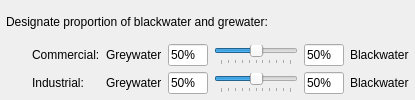
               <widget class="QWidget" name="nres_ww_widget" native="true">
                <property name="minimumSize">
                 <size>
                  <width>0</width>
                  <height>0</height>
                 </size>
                </property>
                <layout class="QGridLayout" name="gridLayout_20">
                 <property name="leftMargin">
                  <number>6</number>
                 </property>
                 <property name="topMargin">
                  <number>6</number>
                 </property>
                 <property name="rightMargin">
                  <number>6</number>
                 </property>
                 <property name="bottomMargin">
                  <number>6</number>
                 </property>
                 <item row="1" column="1">
                  <widget class="QLabel" name="nres_ww_com_lbl_2">
                   <property name="whatsThis">
                    <string>Estimate of the annual irrigation volume per hectare</string>
                   </property>
                   <property name="text">
                    <string>&lt;html&gt;&lt;head/&gt;&lt;body&gt;&lt;p&gt;Commercial:&lt;/p&gt;&lt;/body&gt;&lt;/html&gt;</string>
                   </property>
                  </widget>
                 </item>
                 <item row="1" column="3">
                  <widget class="QLineEdit" name="nres_ww_com_greybox">
                   <property name="maximumSize">
                    <size>
                     <width>40</width>
                     <height>16777215</height>
                    </size>
                   </property>
                   <property name="text">
                    <string>50%</string>
                   </property>
                  </widget>
                 </item>
                 <item row="1" column="6">
                  <widget class="QLabel" name="nres_ww_com_lbl3">
                   <property name="whatsThis">
                    <string>Estimate of the annual irrigation volume per hectare</string>
                   </property>
                   <property name="text">
                    <string>&lt;html&gt;&lt;head/&gt;&lt;body&gt;&lt;p&gt;Blackwater&lt;/p&gt;&lt;/body&gt;&lt;/html&gt;</string>
                   </property>
                  </widget>
                 </item>
                 <item row="1" column="5">
                  <widget class="QLineEdit" name="nres_ww_com_blackbox">
                   <property name="maximumSize">
                    <size>
                     <width>40</width>
                     <height>16777215</height>
                    </size>
                   </property>
                   <property name="text">
                    <string>50%</string>
                   </property>
                  </widget>
                 </item>
                 <item row="1" column="4">
                  <widget class="QSlider" name="nres_ww_com_slider">
                   <property name="minimum">
                    <number>-100</number>
                   </property>
                   <property name="maximum">
                    <number>100</number>
                   </property>
                   <property name="singleStep">
                    <number>1</number>
                   </property>
                   <property name="orientation">
                    <enum>Qt::Horizontal</enum>
                   </property>
                   <property name="tickPosition">
                    <enum>QSlider::TicksBelow</enum>
                   </property>
                   <property name="tickInterval">
                    <number>20</number>
                   </property>
                  </widget>
                 </item>
                 <item row="0" column="0" colspan="5">
                  <widget class="QLabel" name="nres_ww_lbl">
                   <property name="whatsThis">
                    <string>Estimate of the annual irrigation volume per hectare</string>
                   </property>
                   <property name="text">
                    <string>Designate proportion of blackwater and grewater:</string>
                   </property>
                  </widget>
                 </item>
                 <item row="1" column="0">
                  <spacer name="horizontalSpacer_62">
                   <property name="orientation">
                    <enum>Qt::Horizontal</enum>
                   </property>
                   <property name="sizeType">
                    <enum>QSizePolicy::Fixed</enum>
                   </property>
                   <property name="sizeHint" stdset="0">
                    <size>
                     <width>20</width>
                     <height>20</height>
                    </size>
                   </property>
                  </spacer>
                 </item>
                 <item row="1" column="2">
                  <widget class="QLabel" name="nres_ww_com_lbl2">
                   <property name="whatsThis">
                    <string>Estimate of the annual irrigation volume per hectare</string>
                   </property>
                   <property name="text">
                    <string>&lt;html&gt;&lt;head/&gt;&lt;body&gt;&lt;p&gt;Greywater&lt;/p&gt;&lt;/body&gt;&lt;/html&gt;</string>
                   </property>
                  </widget>
                 </item>
                 <item row="2" column="0">
                  <spacer name="horizontalSpacer_79">
                   <property name="orientation">
                    <enum>Qt::Horizontal</enum>
                   </property>
                   <property name="sizeType">
                    <enum>QSizePolicy::Fixed</enum>
                   </property>
                   <property name="sizeHint" stdset="0">
                    <size>
                     <width>20</width>
                     <height>20</height>
                    </size>
                   </property>
                  </spacer>
                 </item>
                 <item row="2" column="1">
                  <widget class="QLabel" name="nres_ww_ind_lbl_2">
                   <property name="whatsThis">
                    <string>Estimate of the annual irrigation volume per hectare</string>
                   </property>
                   <property name="text">
                    <string>&lt;html&gt;&lt;head/&gt;&lt;body&gt;&lt;p&gt;Industrial:&lt;/p&gt;&lt;/body&gt;&lt;/html&gt;</string>
                   </property>
                  </widget>
                 </item>
                 <item row="2" column="3">
                  <widget class="QLineEdit" name="nres_ww_ind_greybox">
                   <property name="maximumSize">
                    <size>
                     <width>40</width>
                     <height>16777215</height>
                    </size>
                   </property>
                   <property name="text">
                    <string>50%</string>
                   </property>
                  </widget>
                 </item>
                 <item row="2" column="4">
                  <widget class="QSlider" name="nres_ww_ind_slider">
                   <property name="minimum">
                    <number>-100</number>
                   </property>
                   <property name="maximum">
                    <number>100</number>
                   </property>
                   <property name="singleStep">
                    <number>1</number>
                   </property>
                   <property name="orientation">
                    <enum>Qt::Horizontal</enum>
                   </property>
                   <property name="tickPosition">
                    <enum>QSlider::TicksBelow</enum>
                   </property>
                   <property name="tickInterval">
                    <number>20</number>
                   </property>
                  </widget>
                 </item>
                 <item row="2" column="5">
                  <widget class="QLineEdit" name="nres_ww_ind_blackbox">
                   <property name="maximumSize">
                    <size>
                     <width>40</width>
                     <height>16777215</height>
                    </size>
                   </property>
                   <property name="text">
                    <string>50%</string>
                   </property>
                  </widget>
                 </item>
                 <item row="2" column="2">
                  <widget class="QLabel" name="nres_ww_ind_lbl2">
                   <property name="whatsThis">
                    <string>Estimate of the annual irrigation volume per hectare</string>
                   </property>
                   <property name="text">
                    <string>&lt;html&gt;&lt;head/&gt;&lt;body&gt;&lt;p&gt;Greywater&lt;/p&gt;&lt;/body&gt;&lt;/html&gt;</string>
                   </property>
                  </widget>
                 </item>
                 <item row="2" column="6">
                  <widget class="QLabel" name="nres_ww_ind_lbl3">
                   <property name="whatsThis">
                    <string>Estimate of the annual irrigation volume per hectare</string>
                   </property>
                   <property name="text">
                    <string>&lt;html&gt;&lt;head/&gt;&lt;body&gt;&lt;p&gt;Blackwater&lt;/p&gt;&lt;/body&gt;&lt;/html&gt;</string>
                   </property>
                  </widget>
                 </item>
                </layout>
               </widget>
